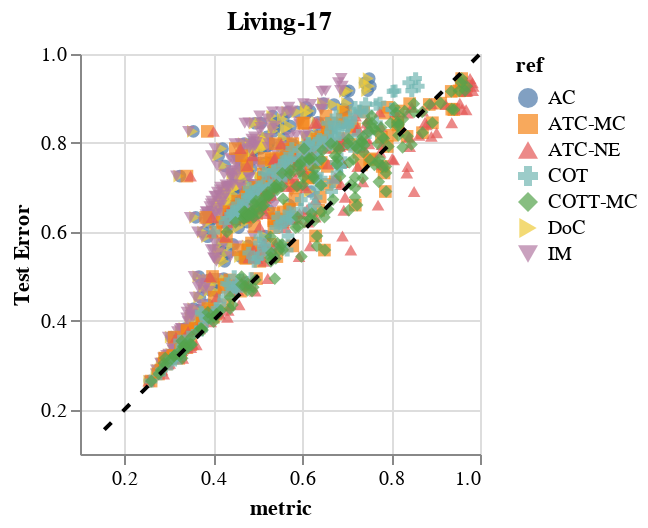

Notebook code for this chart:
### Code cell
get_corr_chart(results[seed_ind], dataset, scale_min=scale_min, scale_max=scale_max) + line_plot

### Figure 1 — Vega-Lite specification as saved in the notebook (floating-point values rounded to 4 significant figures; data arrays with more than 128 entries replaced by an {"elided": "..."} marker saying what was removed)
{"config": {"view": {"continuousWidth": 400, "continuousHeight": 300}}, "layer": [{"data": {"values": {"elided": "1344 records"}}, "mark": {"type": "point", "filled": true, "size": 40}, "encoding": {"color": {"field": "ref", "type": "nominal"}, "shape": {"field": "ref", "type": "nominal"}, "x": {"field": "metric", "scale": {"domain": [0.1547, 1]}, "type": "quantitative"}, "y": {"field": "error", "scale": {"domain": [0.1547, 1]}, "title": "Test Error", "type": "quantitative"}}, "height": 200, "title": "Living-17", "width": 200}, {"data": {"name": "data-55cc1c487e8b42cf39f3db1ac778f185"}, "mark": {"type": "line", "color": "black", "strokeDash": [5, 8]}, "encoding": {"x": {"field": "metric", "type": "quantitative"}, "y": {"field": "error", "type": "quantitative"}}}], "$schema": "https://vega.github.io/schema/vega-lite/v4.17.0.json", "datasets": {"data-55cc1c487e8b42cf39f3db1ac778f185": [{"metric": 0.1547, "error": 0.1547}, {"metric": 1.0, "error": 1.0}]}}
